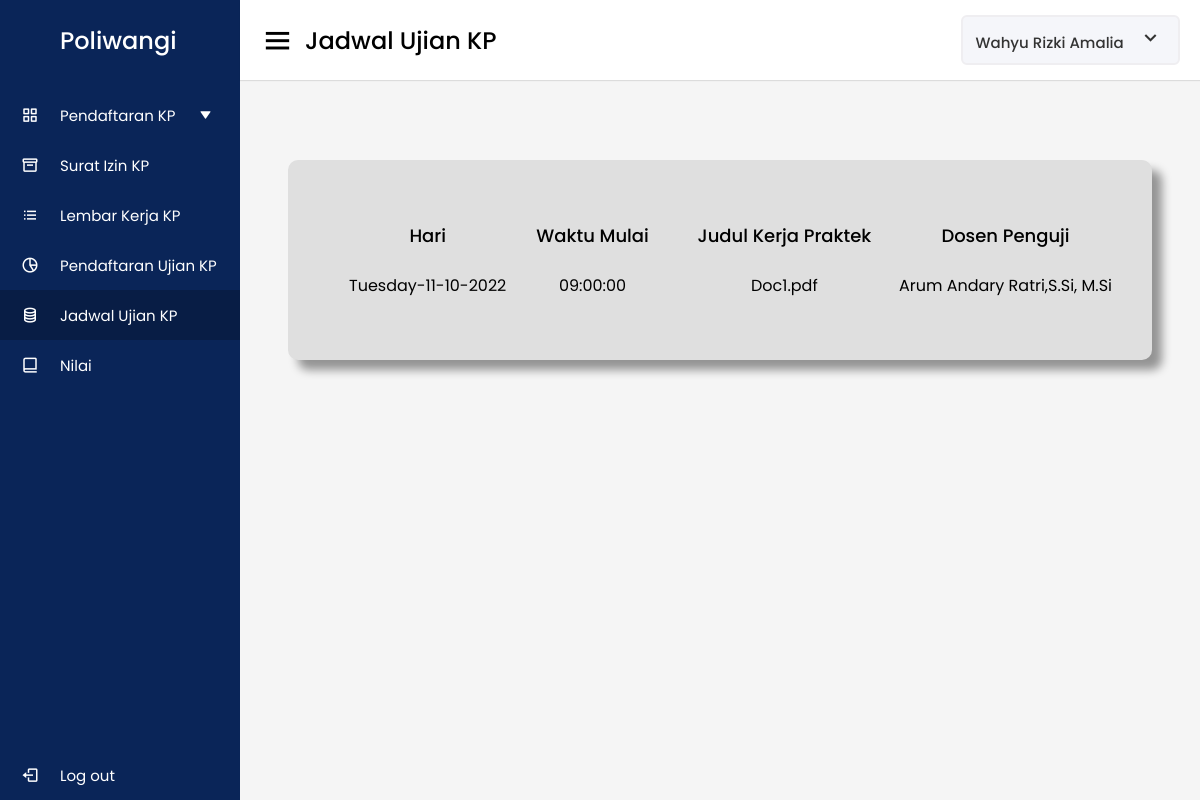
The page /php/jadwal.php (signed in) on the database its author committed.
### tables this page shows
CREATE TABLE `mahasiswa` (
  `id` int(50) NOT NULL,
  `nama_mahasiswa` varchar(45) DEFAULT NULL,
  `nim` varchar(45) DEFAULT NULL,
  `kelas` varchar(45) DEFAULT NULL,
  `email` varchar(45) DEFAULT NULL,
  `alamat` varchar(45) DEFAULT NULL,
  `id_user` int(50) DEFAULT NULL,
  `anggota_kelompok_id` int(11) DEFAULT NULL
);

CREATE TABLE `pendaftaran_ujian_kp` (
  `id` int(11) NOT NULL,
  `laporan_kp` varchar(45) DEFAULT NULL,
  `jadwal_ujian` datetime NOT NULL,
  `pendaftaran_kp_id` int(11) DEFAULT NULL,
  `acc_ujian_id` int(11) DEFAULT NULL
);

CREATE TABLE `acc_ujian` (
  `id` int(11) NOT NULL,
  `dosen_penguji` varchar(45) DEFAULT NULL,
  `jadwal_ujian` datetime NOT NULL,
  `acc_ujiancol` varchar(45) DEFAULT NULL
);

### php/function.php (called while the page is built, shortened)
<?php
$conn = mysqli_connect("localhost", "root", "", "db_tugas");
function query($query)
{
    global $conn;
    $result = mysqli_query($conn, $query);
    $row = [];
    while ($rows = mysqli_fetch_assoc($result)) {
        $row[] = $rows;
    }
    return $row;
}

### php/jadwal.php (the view, shortened to what this page needs)
<?php
require "function.php";
$username = $_SESSION['username'];
$user = query("SELECT * FROM mahasiswa WHERE nim = $username");
$pendaft = query("SELECT pendaftaran_ujian_kp.id, acc_ujian_id, pendaftaran_ujian_kp.jadwal_ujian, laporan_kp, pendaftaran_kp_id, dosen_penguji FROM pendaftaran_ujian_kp INNER JOIN acc_ujian ON pendaftaran_ujian_kp.acc_ujian_id = acc_ujian.id");
?>
<!DOCTYPE html>
<html lang="en">
<head>
  <link rel="stylesheet" href="../css/jadwalStyle.css" />
  <link href="https://unpkg.com/boxicons@2.0.7/css/boxicons.min.css" rel="stylesheet" />
</head>
<body>
  <div class="sidebar">
    <div class="logo-details">
      <span class="logo_name">Poliwangi</span>
    </div>
    <ul class="nav-links">
      <li class="pend_btn">
        <a href="#" class="pend_btn klik">
          <i class="bx bx-grid-alt"></i>
          <span class="links_name pend_btn">Pendaftaran KP</span>
          <i class="bx bxs-down-arrow pend_btn"></i>
        </a>
      </li>
      <li>
        <a href="surat_izin.php">
          <i class="bx bx-box"></i>
          <span class="links_name">Surat Izin KP</span>
        </a>
      </li>
      <li>
        <a href="lembar_kerja.php">
          <i class="bx bx-list-ul"></i>
          <span class="links_name">Lembar Kerja KP</span>
        </a>
      </li>
      <li>
        <a href="pendaftran_ujian.php">
          <i class="bx bx-pie-chart-alt-2"></i>
          <span class="links_name">Pendaftaran Ujian KP</span>
        </a>
      </li>
      <li>
        <a href="jadwal.php" class="active">
          <i class="bx bx-coin-stack"></i>
          <span class="links_name">Jadwal Ujian KP</span>
        </a>
      </li>
      <li>
        <a href="nilai.php">
          <i class="bx bx-book-alt"></i>
          <span class="links_name"> Nilai </span>
        </a>
      </li>
      <li class="log_out">
        <a href="logout.php">
          <i class="bx bx-log-out"></i>
          <span class="links_name">Log out</span>
        </a>
      </li>
    </ul>
  </div>
  <section class="home-section">
    <nav>
      <div class="sidebar-button">
        <i class="bx bx-menu sidebarBtn"></i>
        <span class="dashboard">Jadwal Ujian KP</span>
      </div>
      <div class="profile-details">
        <a href="profil.php ">
          <?php foreach ($user as $mhs) : ?>
            <span class="admin_name"><?= $mhs['nama_mahasiswa']; ?></span>
            <i class="bx bx-chevron-down"></i>
          <?php endforeach; ?>
        </a>
      </div>
    </nav>
    <div class="container">
      <?php foreach ($pendaft as $lmb) : ?>
        <div class="activity-data">
          <div class="box">
            <div class="data names">
              <span class="data-title">Hari</span>
              <span class="data-list"><?php $tanggal = $lmb['jadwal_ujian'];
                                      echo date("l-d-m-Y", strtotime($tanggal)) ?></span>
            </div>
            <div class="data email">
              <span class="data-title">Waktu Mulai</span>
              <span class="data-list"><?php $tanggal = $lmb['jadwal_ujian'];
                                      echo date("H:i:s", strtotime($tanggal)) ?></span>
            </div>
            <div class="data laporan">
              <span class="data-title">Judul Kerja Praktek</span>
              <span class="data-list"><?= $lmb['laporan_kp']; ?></span>
            </div>
            <div class="data type">
              <span class="data-title">Dosen Penguji</span>
              <span class="data-list"><?= $lmb["dosen_penguji"]; ?></span>
            </div>
          </div>
        </div>
      <?php endforeach; ?>
  </section>
</body>
</html>

### css/jadwalStyle.css (style rules this page uses)
* { margin: 0; padding: 0; box-sizing: border-box; font-family: 'Poppins', sans-serif; }
.sidebar { position: fixed; height: 100%; width: 240px; background: #0a2558; transition: all 0.5s ease; }
.sidebar .logo-details { height: 80px; display: flex; align-items: center; }
.sidebar .logo-details .logo_name { color: #fff; font-size: 24px; font-weight: 500; padding-left: 60px; }
.sidebar .nav-links { margin-top: 10px; }
.sidebar .nav-links li { position: relative; list-style: none; height: 50px; }
.sidebar .nav-links li a { height: 100%; width: 100%; display: flex; align-items: center; text-decoration: none; transition: all 0.4s ease; }
.sidebar .nav-links li a.active { background: #081d45; }
.sidebar .nav-links li i { min-width: 60px; text-align: center; font-size: 18px; color: #fff; }
.sidebar .nav-links li a .links_name { color: #fff; font-size: 15px; font-weight: 400; white-space: nowrap; }
.sidebar .nav-links .log_out { position: absolute; bottom: 0; width: 100%; }
.home-section { position: relative; background: #f5f5f5; min-height: 100vh; width: calc(100% - 240px); left: 240px; transition: all 0.5s ease; }
.home-section nav { display: flex; justify-content: space-between; height: 80px; background: #fff; display: flex; align-items: center; position: fixed; width: calc(100% - 240px); left: 240px; z-index: 100; padding: 0 20px; box-shadow: 0 1px 1px rgba(0, 0, 0, 0.1); transition: all 0.5s ease; }
.home-section nav .sidebar-button { display: flex; align-items: center; font-size: 24px; font-weight: 500; }
nav .sidebar-button i { font-size: 35px; margin-right: 10px; }
.home-section nav .profile-details { display: flex; align-items: center; background: #f5f6fa; border: 2px solid #efeef1; border-radius: 6px; height: 50px; min-width: 190px; padding: 0 15px 0 2px; }
nav .profile-details .admin_name { font-size: 15px; font-weight: 500; color: #333; margin: 0 10px; white-space: nowrap; }
nav .profile-details i { font-size: 25px; color: #333; }
.container { padding-top: 20vh; text-align: center; }
.activity-data { display: flex; justify-content: center; align-items: center; }
.activity-data .data { display: flex; flex-direction: column; padding: 0 15px; height: 100px; }
.activity-data .data-title { font-size: 18px; font-weight: 500; height: 50px; width: 100%; color: var(--text-color); text-align: center; width: 100%; display: flex; justify-content: center; align-items: center; }
.activity-data .data .data-list { font-size: 16px; font-weight: 400; height: 50px; white-space: nowrap; color: var(--text-color); display: flex; justify-content: center; align-items: center; }
.box { background-color: rgb(223, 223, 223); padding: 50px 30px; display: flex; border-radius: 10px; box-shadow: 10px 10px 10px rgba(0, 0, 0, 0.4); margin-bottom: 20px; justify-content: center; align-items: center; width: 90%; }
a { text-decoration: none; }
.laporan { width: 30%; overflow: auto; }
.type { width: 25%; }
.sidebar .nav-links li .bxs-down-arrow { font-size: 12px; transition: 0.4s; }

### rows shown on the page
mahasiswa: nama_mahasiswa "Wahyu Rizki Amalia"
pendaftaran_ujian_kp: jadwal_ujian "Tuesday-11-10-2022", jadwal_ujian "09:00:00", laporan_kp "Doc1.pdf", acc_ujian.dosen_penguji "Arum Andary Ratri,S.Si, M.Si"
